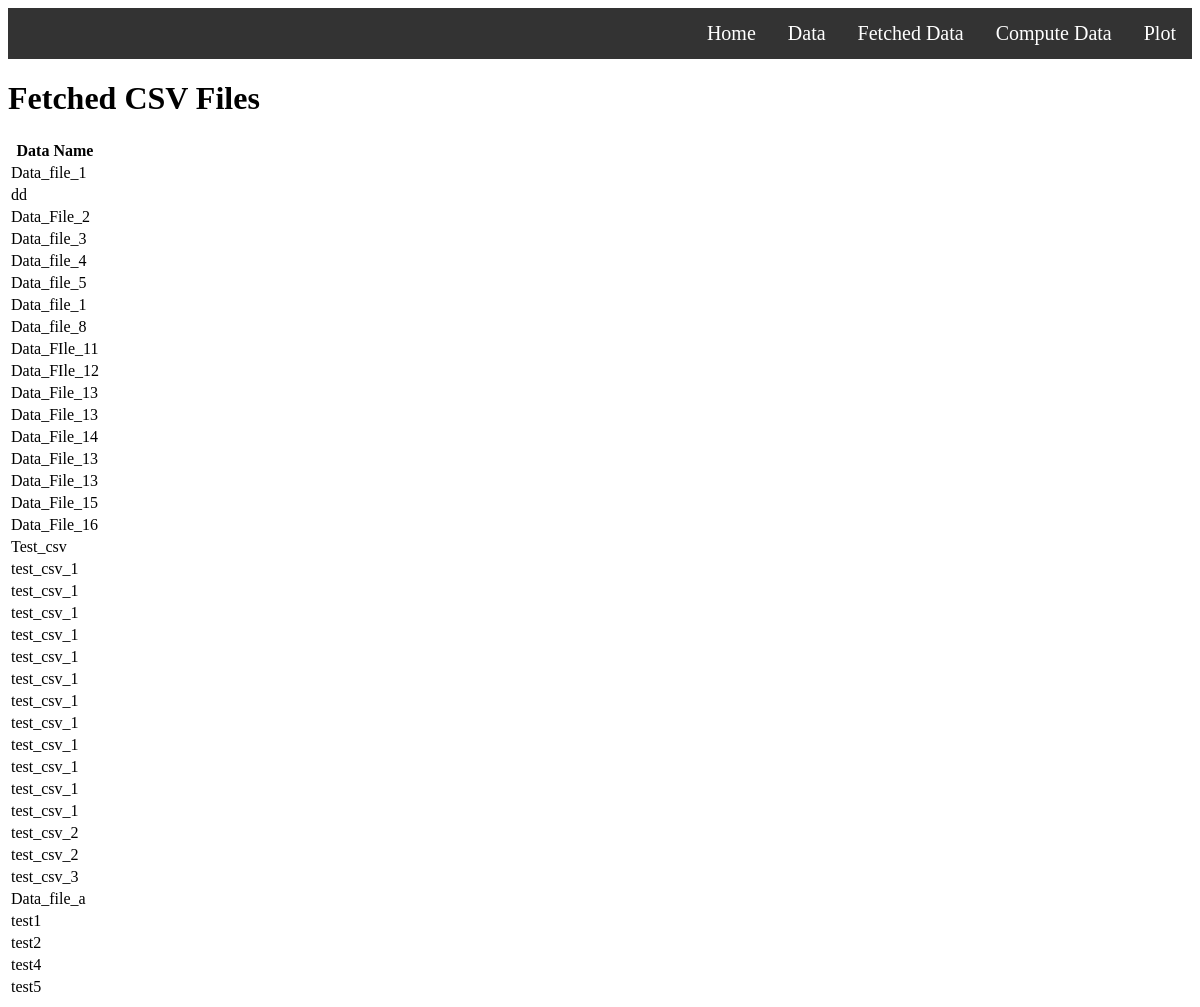
Before: /fetch_data/ with the older database file.
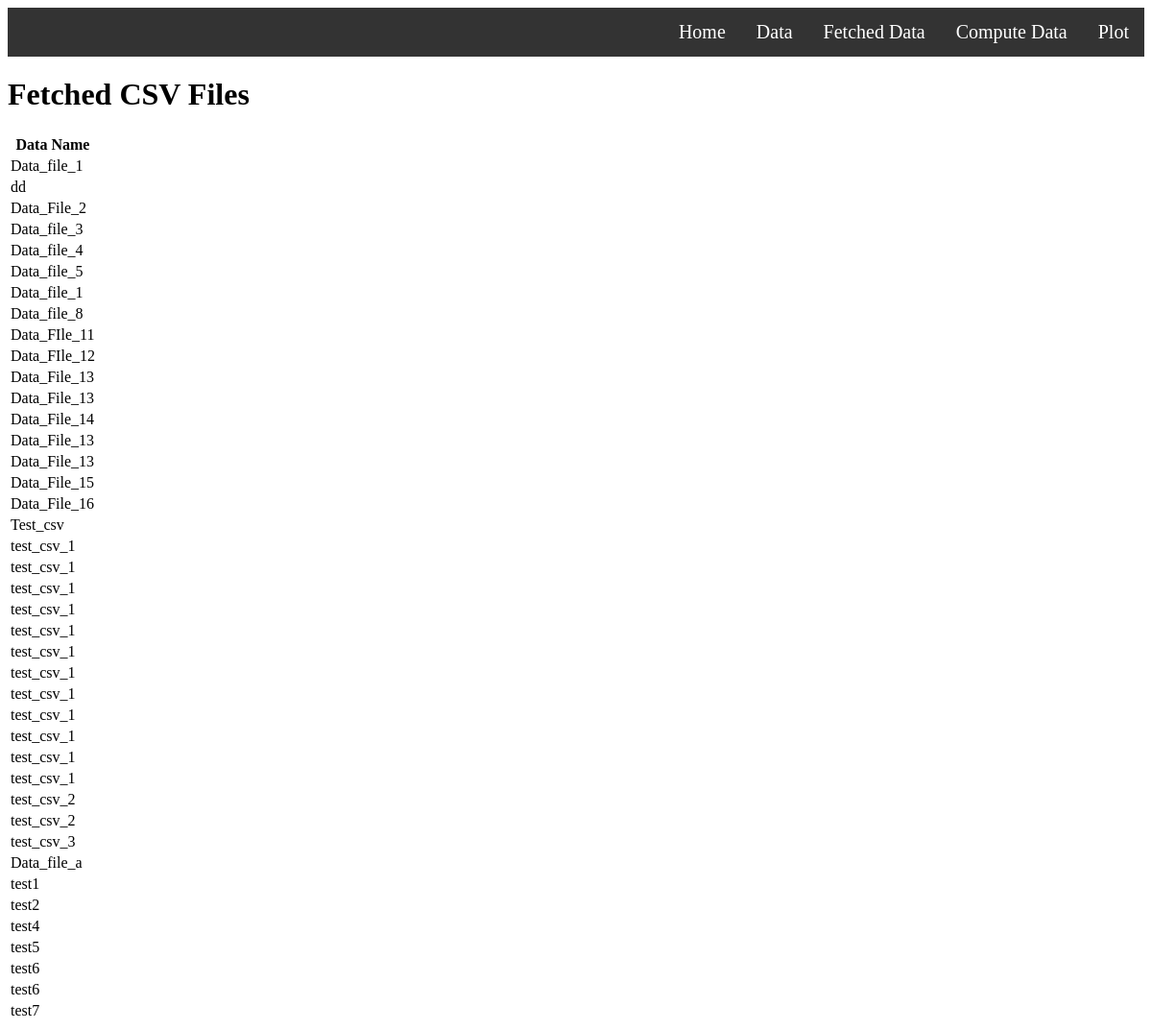
After: the same page with the newer database file.
### data_app/models.py (models this page shows, shortened)
class File(models.Model):
    data_name = models.CharField(max_length=100)
    file = models.FileField(upload_to='files')

### data_app/views.py (the view)
# urls.py: path('fetch_data/', views.fetch_data, name='fetch_data'),
def fetch_data(request):
    csv_files = File.objects.filter(file__icontains='.csv').exclude(data_name='')
    return render(request, 'fetch_data.html', {'csv_files': csv_files})

### templates/fetch_data.html (shortened to what this page needs)
<!DOCTYPE html>
<html lang="en">
<head>
</head>
<body>
    <ul class="navbar">
        <li><a href="{% url 'plot' %}">Plot</a></li>
        <li><a href="{% url 'compute_data' %}">Compute Data</a></li>
        <li><a href="{% url 'fetch_data' %}">Fetched Data</a></li>
        <li><a href="{% url 'upload_data' %}">Data</a></li>
        <li><a href="{% url 'home' %}">Home</a></li>
    </ul>
    <h1>Fetched CSV Files</h1>
    <table>
        <thead>
            <tr>
                <th>Data Name</th>
            </tr>
        </thead>
        <tbody>
            {% for file_obj in csv_files %}
            <tr>
                <td>{{ file_obj.data_name }}</td>
            </tr>
            {% endfor %}
        </tbody>
    </table>
</body>
</html>

### templates/fetch_data.html (style rules this page uses)
ul.navbar { list-style-type: none; margin: 0; padding: 0; background-color: #333; overflow: hidden; }
ul.navbar li { float: right; }
ul.navbar li a { display: block; color: white; text-align: center; padding: 14px 16px; text-decoration: none; font-size: 20px; }

Changed rows visible on the page:
added File: data_name "test6"
added File: data_name "test6"
added File: data_name "test7"
